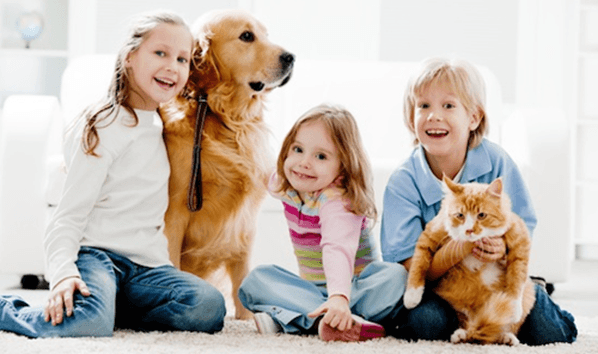
#> input picture Laboratorio13/image02.jpeg, 598 x 354 px
$ python rotacion.py
#> lines starting #> are read from the running program, lines starting #| are printed output that depends on the picture
import cv2
import numpy as np

image = cv2.imread("image02.jpeg")
#> image is the input picture: shape (354, 598, 3); mean B, G, R 173.7, 182.4, 193.5

width = image.shape[1]
#> width = 598
height = image.shape[0]
#> height = 354
new_size = (int(width*0.8), int(height*0.8))
#> new_size = (478, 283)
image = cv2.resize(image, new_size)
#> image: shape (283, 478, 3)

image_norm = cv2.rotate(image, cv2.ROTATE_90_CLOCKWISE)
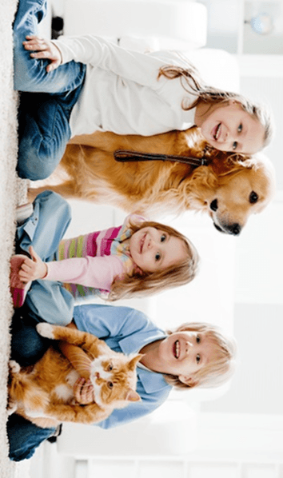
#> image_norm: shape (478, 283, 3); mean B, G, R 173.6, 182.3, 193.4

cv2.imshow('original Image', image)
cv2.imshow('Rotated Image', image_norm)
cv2.waitKey(0)
cv2.destroyAllWindows()

$ run again, with Laboratorio13/image01.jpeg copied over Laboratorio13/image02.jpeg
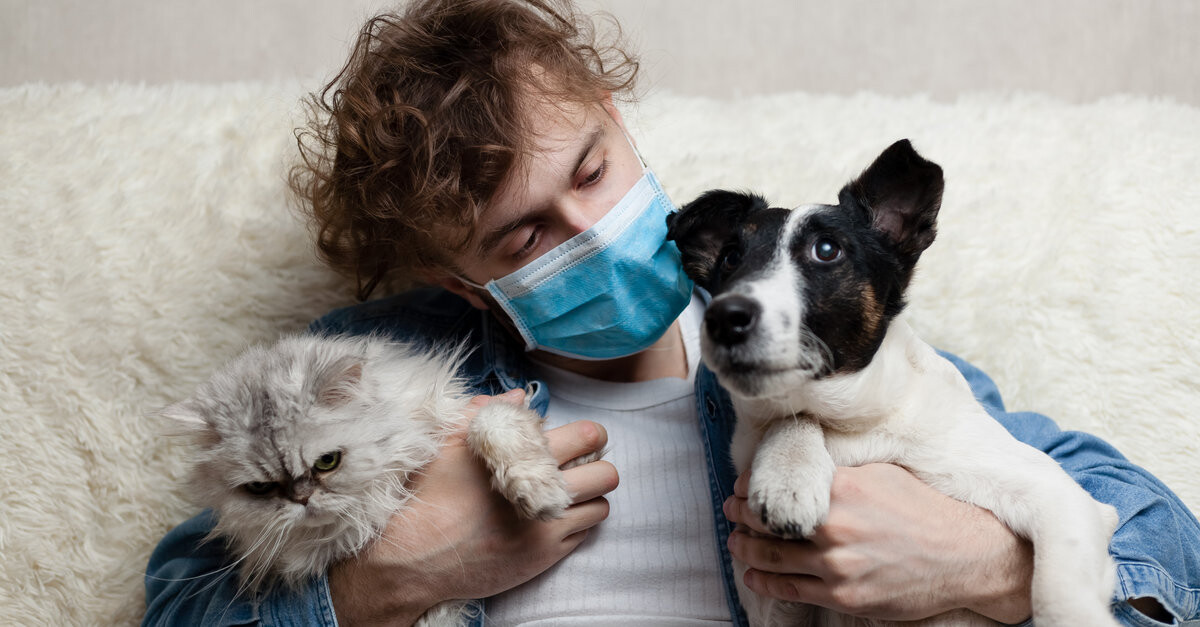
#> input picture Laboratorio13/image01.jpeg, 1200 x 627 px
#> image is the input picture: shape (627, 1200, 3); mean B, G, R 147.2, 151.5, 155.4
#> image: shape (501, 960, 3)
#> `image_norm = cv2.rotate(image, cv2.ROTATE_90_CLOCKWISE)`:
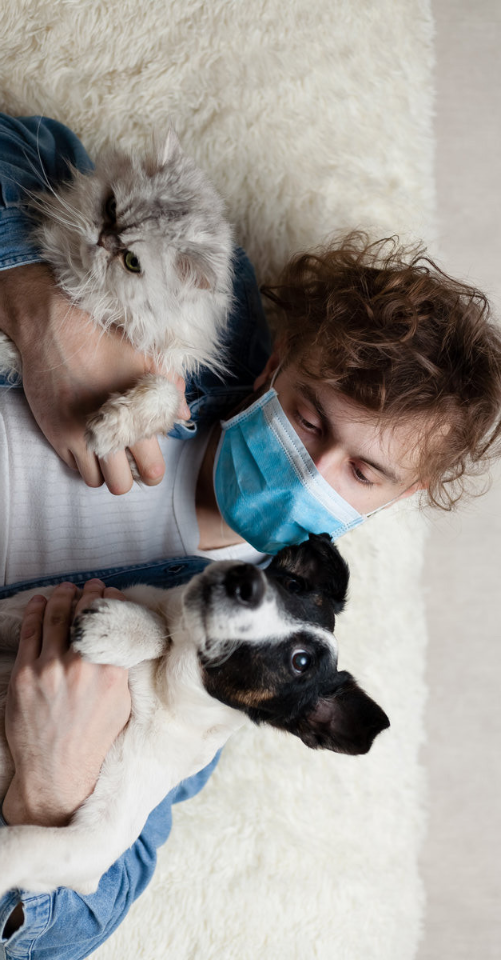
#> image_norm: shape (960, 501, 3); mean B, G, R 147.1, 151.4, 155.3
